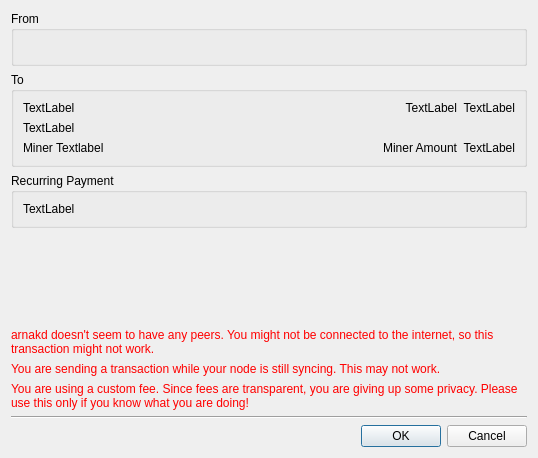
<?xml version="1.0" encoding="UTF-8"?>
<ui version="4.0">
 <class>confirm</class>
 <widget class="QDialog" name="confirm">
  <property name="geometry">
   <rect>
    <x>0</x>
    <y>0</y>
    <width>538</width>
    <height>458</height>
   </rect>
  </property>
  <property name="windowTitle">
   <string>Confirm Transaction</string>
  </property>
  <layout class="QVBoxLayout" name="verticalLayout">
   <item>
    <widget class="QGroupBox" name="groupBox">
     <property name="title">
      <string>From</string>
     </property>
     <layout class="QVBoxLayout" name="verticalLayout_2">
      <item>
       <widget class="QLabel" name="sendFrom">
        <property name="text">
         <string notr="true"/>
        </property>
        <property name="wordWrap">
         <bool>true</bool>
        </property>
       </widget>
      </item>
     </layout>
    </widget>
   </item>
   <item>
    <widget class="QGroupBox" name="sendToAddrs">
     <property name="title">
      <string>To</string>
     </property>
     <layout class="QGridLayout" name="gridLayout">
      <item row="0" column="2">
       <widget class="QLabel" name="AmtUSD1">
        <property name="sizePolicy">
         <sizepolicy hsizetype="Minimum" vsizetype="Preferred">
          <horstretch>0</horstretch>
          <verstretch>0</verstretch>
         </sizepolicy>
        </property>
        <property name="text">
         <string notr="true">TextLabel</string>
        </property>
        <property name="alignment">
         <set>Qt::AlignRight|Qt::AlignTrailing|Qt::AlignVCenter</set>
        </property>
       </widget>
      </item>
      <item row="1" column="0" colspan="3">
       <widget class="QLabel" name="Memo1">
        <property name="text">
         <string notr="true">TextLabel</string>
        </property>
        <property name="wordWrap">
         <bool>true</bool>
        </property>
       </widget>
      </item>
      <item row="0" column="0">
       <widget class="QLabel" name="Addr1">
        <property name="sizePolicy">
         <sizepolicy hsizetype="MinimumExpanding" vsizetype="Preferred">
          <horstretch>0</horstretch>
          <verstretch>0</verstretch>
         </sizepolicy>
        </property>
        <property name="text">
         <string notr="true">TextLabel</string>
        </property>
        <property name="wordWrap">
         <bool>true</bool>
        </property>
       </widget>
      </item>
      <item row="2" column="2">
       <widget class="QLabel" name="minerFeeUSD">
        <property name="sizePolicy">
         <sizepolicy hsizetype="Minimum" vsizetype="Preferred">
          <horstretch>0</horstretch>
          <verstretch>0</verstretch>
         </sizepolicy>
        </property>
        <property name="text">
         <string notr="true">TextLabel</string>
        </property>
        <property name="alignment">
         <set>Qt::AlignRight|Qt::AlignTrailing|Qt::AlignVCenter</set>
        </property>
       </widget>
      </item>
      <item row="2" column="0">
       <widget class="QLabel" name="labelMinerFee">
        <property name="sizePolicy">
         <sizepolicy hsizetype="Expanding" vsizetype="Preferred">
          <horstretch>0</horstretch>
          <verstretch>0</verstretch>
         </sizepolicy>
        </property>
        <property name="text">
         <string notr="true">Miner Textlabel</string>
        </property>
       </widget>
      </item>
      <item row="0" column="1">
       <widget class="QLabel" name="Amt1">
        <property name="sizePolicy">
         <sizepolicy hsizetype="Minimum" vsizetype="Preferred">
          <horstretch>0</horstretch>
          <verstretch>0</verstretch>
         </sizepolicy>
        </property>
        <property name="text">
         <string notr="true">TextLabel</string>
        </property>
        <property name="alignment">
         <set>Qt::AlignRight|Qt::AlignTrailing|Qt::AlignVCenter</set>
        </property>
       </widget>
      </item>
      <item row="2" column="1">
       <widget class="QLabel" name="minerFee">
        <property name="sizePolicy">
         <sizepolicy hsizetype="Minimum" vsizetype="Preferred">
          <horstretch>0</horstretch>
          <verstretch>0</verstretch>
         </sizepolicy>
        </property>
        <property name="text">
         <string notr="true">Miner Amount</string>
        </property>
        <property name="alignment">
         <set>Qt::AlignRight|Qt::AlignTrailing|Qt::AlignVCenter</set>
        </property>
       </widget>
      </item>
     </layout>
    </widget>
   </item>
   <item>
    <widget class="QGroupBox" name="grpRecurring">
     <property name="title">
      <string>Recurring Payment</string>
     </property>
     <layout class="QGridLayout" name="gridLayout_2">
      <item row="0" column="0">
       <widget class="QLabel" name="lblRecurringDesc">
        <property name="text">
         <string>TextLabel</string>
        </property>
       </widget>
      </item>
     </layout>
    </widget>
   </item>
   <item>
    <spacer name="verticalSpacer">
     <property name="orientation">
      <enum>Qt::Vertical</enum>
     </property>
     <property name="sizeHint" stdset="0">
      <size>
       <width>20</width>
       <height>40</height>
      </size>
     </property>
    </spacer>
   </item>
   <item>
    <widget class="QLabel" name="nopeersWarning">
     <property name="styleSheet">
      <string notr="true">color: red;</string>
     </property>
     <property name="text">
      <string>arnakd doesn't seem to have any peers. You might not be connected to the internet, so this transaction might not work.</string>
     </property>
     <property name="wordWrap">
      <bool>true</bool>
     </property>
    </widget>
   </item>
   <item>
    <widget class="QLabel" name="syncingWarning">
     <property name="styleSheet">
      <string notr="true">color: red;</string>
     </property>
     <property name="text">
      <string>You are sending a transaction while your node is still syncing. This may not work.</string>
     </property>
     <property name="wordWrap">
      <bool>true</bool>
     </property>
    </widget>
   </item>
   <item>
    <widget class="QLabel" name="warningLabel">
     <property name="styleSheet">
      <string notr="true">color: red;</string>
     </property>
     <property name="text">
      <string>You are using a custom fee. Since fees are transparent, you are giving up some privacy. Please use this only if you know what you are doing!</string>
     </property>
     <property name="wordWrap">
      <bool>true</bool>
     </property>
    </widget>
   </item>
   <item>
    <widget class="Line" name="line">
     <property name="orientation">
      <enum>Qt::Horizontal</enum>
     </property>
    </widget>
   </item>
   <item>
    <widget class="QDialogButtonBox" name="buttonBox">
     <property name="orientation">
      <enum>Qt::Horizontal</enum>
     </property>
     <property name="standardButtons">
      <set>QDialogButtonBox::Cancel|QDialogButtonBox::Ok</set>
     </property>
    </widget>
   </item>
  </layout>
 </widget>
 <resources/>
 <connections>
  <connection>
   <sender>buttonBox</sender>
   <signal>accepted()</signal>
   <receiver>confirm</receiver>
   <slot>accept()</slot>
   <hints>
    <hint type="sourcelabel">
     <x>248</x>
     <y>254</y>
    </hint>
    <hint type="destinationlabel">
     <x>157</x>
     <y>274</y>
    </hint>
   </hints>
  </connection>
  <connection>
   <sender>buttonBox</sender>
   <signal>rejected()</signal>
   <receiver>confirm</receiver>
   <slot>reject()</slot>
   <hints>
    <hint type="sourcelabel">
     <x>316</x>
     <y>260</y>
    </hint>
    <hint type="destinationlabel">
     <x>286</x>
     <y>274</y>
    </hint>
   </hints>
  </connection>
 </connections>
</ui>
